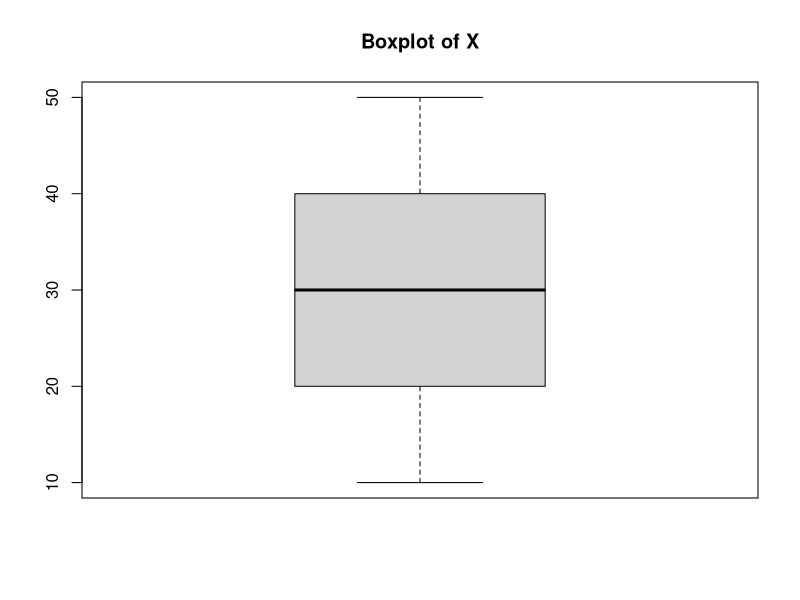

Write the R code that produced this figure.
x <- c(10,15,20,25,30,35,40,45,50)
y <- c(64,54,87,32,45,42,28,93,32)


cat("Mean of X: ",mean(x))
cat("Median of X: ",median(x))

quartiles<-quantile(x)
cat("1st quartile of X: ",quartiles[2])
cat("3rd quartile of X: ",quartiles[4])
cat("Minimum of X: ",min(x))
cat("Maximum of X: ",max(x))
boxplot(x,main="Boxplot of X")
cat("Variance of X and Y: ",var(x))
cat("Covariance of X and Y: ",cov(x,y))
cat("Correlation of X and Y: ",cor(x,y))